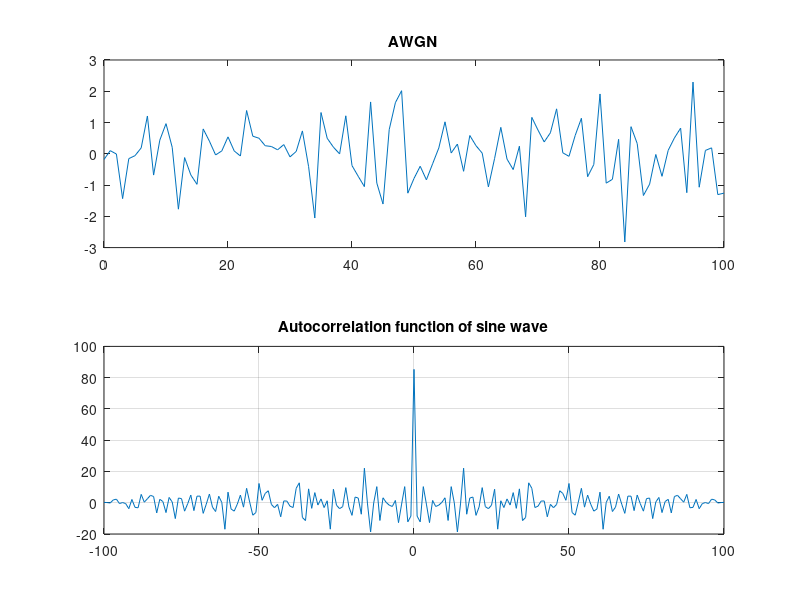

Here is the MATLAB script that generated this plot:
clc;
close all;
clear all;
t=0:100;
x=randn(1,length(t));
subplot(2,1,1);
plot(t,x);
title('AWGN');
rxx=xcorr(x);
t1=t;
t2=-fliplr(t);
n1=min(t1)+min(t2);
n2=max(t1)+max(t2);
n=n1:1:n2;
subplot(2,1,2);
plot(n,rxx);
title('Autocorrelation function of sine wave');
grid on;